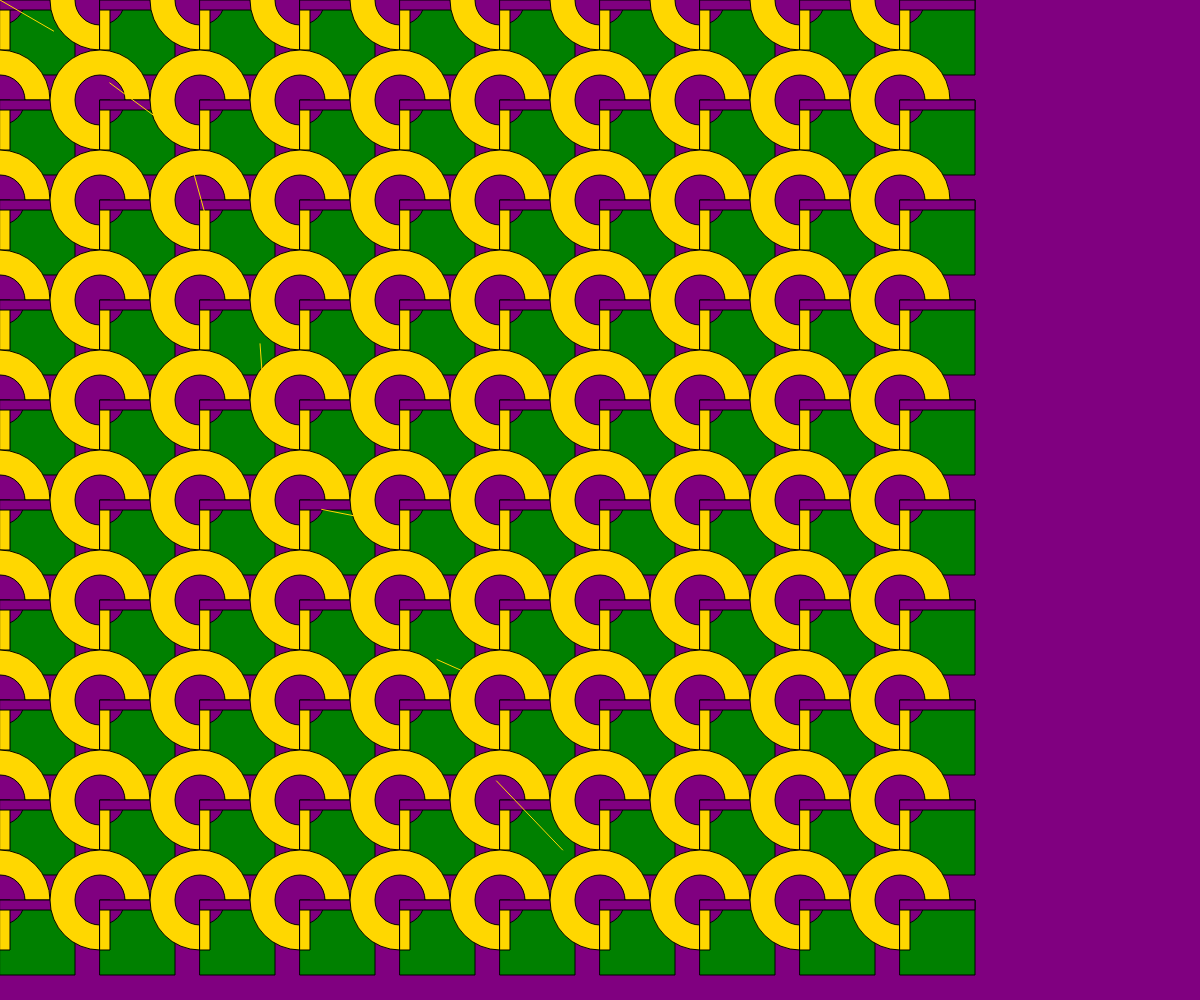
Frame 1 (no input)
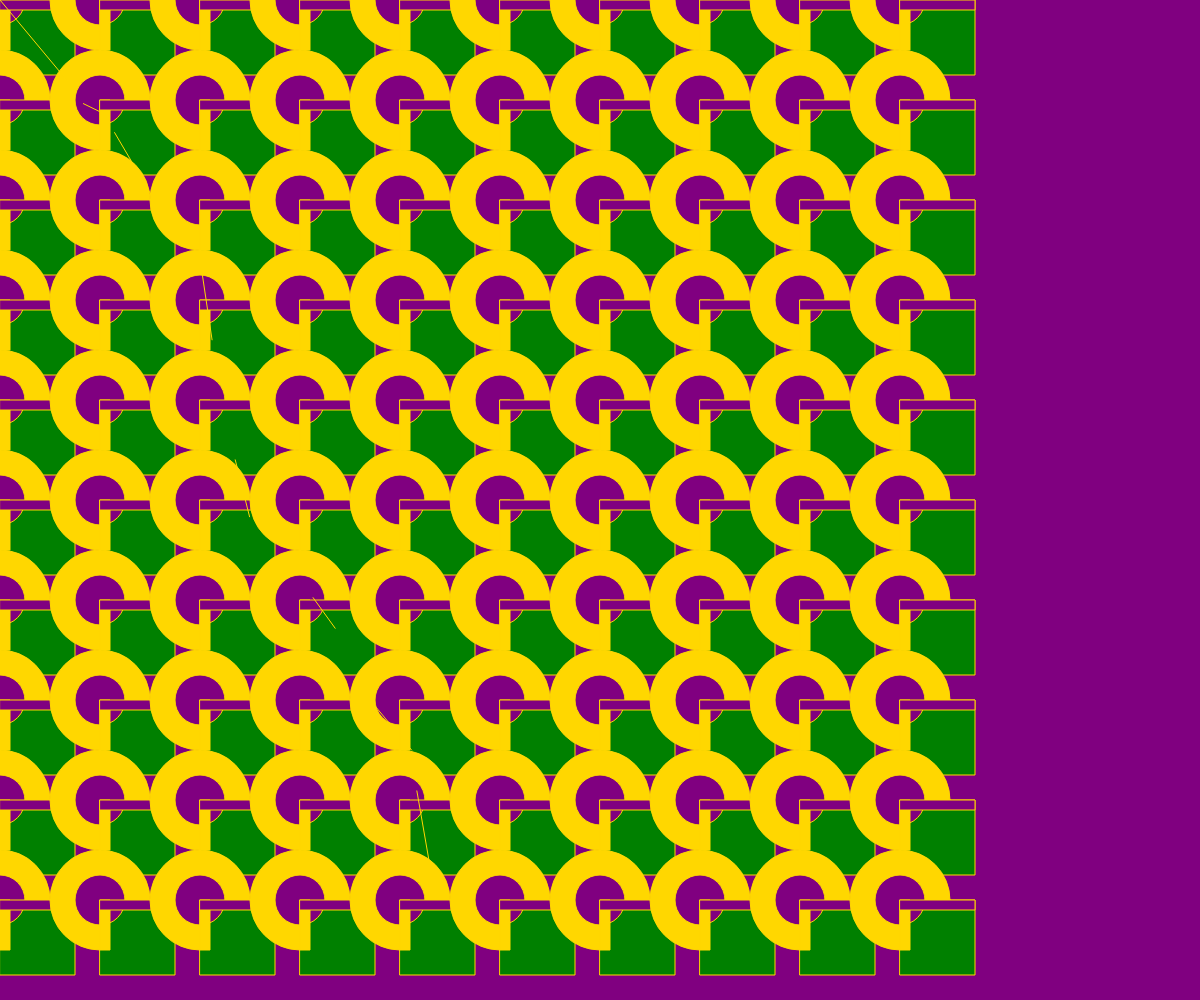
Frame 60 (no input)
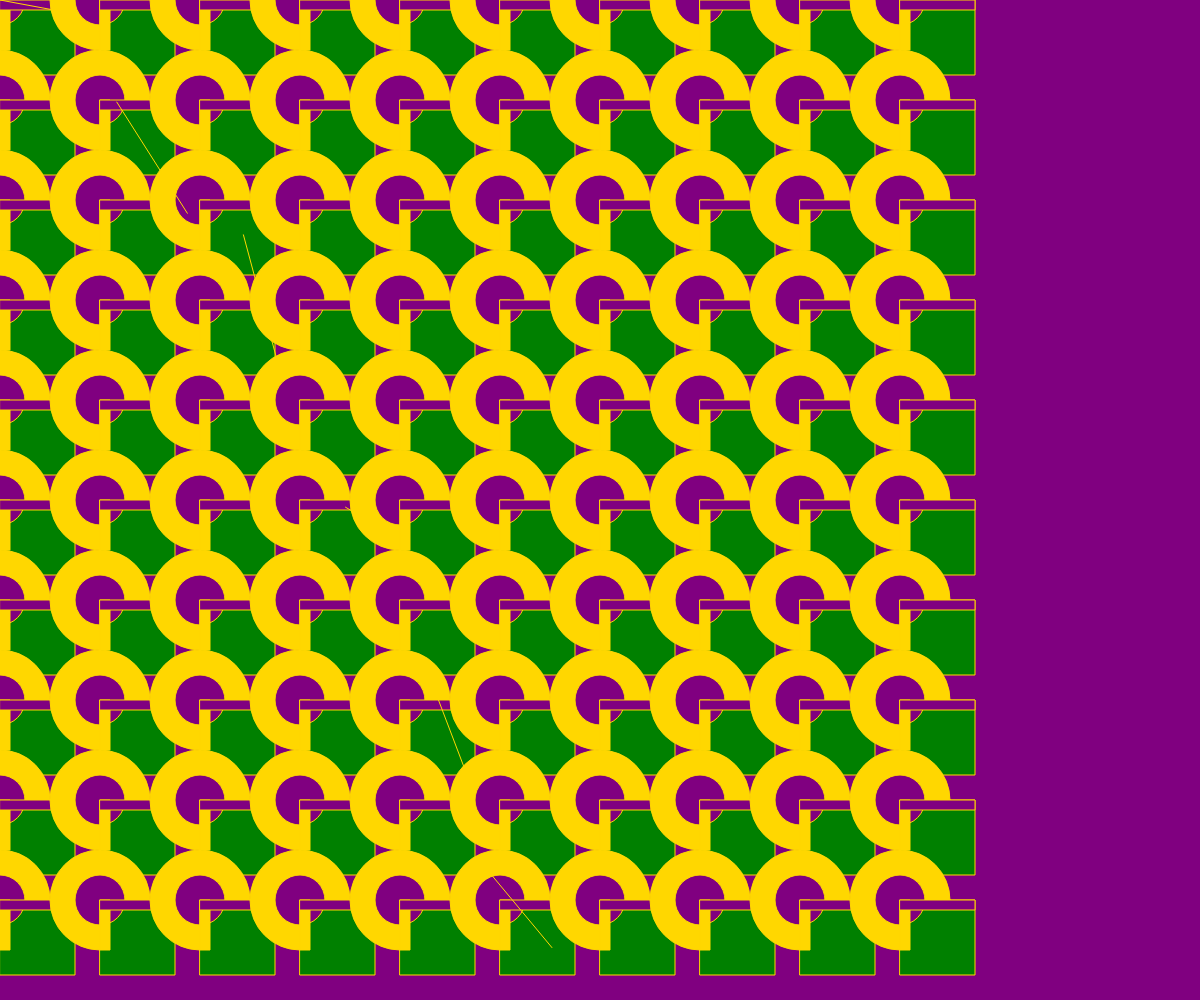
Frame 120 (the mouse pressed at the canvas centre since frame 60)

The p5.js sketch that drew these frames (run headless with seeded random() and noise() and a simulated clock; from frame 60 on, the mouse is pressed at the canvas centre):

// p5.js sketch
// ── sketch.js
function setup() {
  createCanvas(windowWidth,windowHeight);

}

function draw() {
  background('purple');

  for(var x=0; x < 10; x++){
    for (var y = 0; y < 10; y++){
      fill('gold');
      ellipse(x*100, y*100, 100, 100);
      fill('green');
      rect(x*100, y*100, 75, 75);
      fill('purple');
      ellipse(x*100, y*100, 50, 50);
      fill('gold');
      rect(x*100, y*100, 10, 50);
      fill('purple');
      rect(x*100, y*100, 75, 10);
  }
  }

  var x = 0;
  var y = 0;
  stroke('gold');
  beginShape(LINES);
  while(x < width && y < height) {
      vertex(x,y);
      x+=random(75);
      y+=random(150);
  }
  endShape();
}
